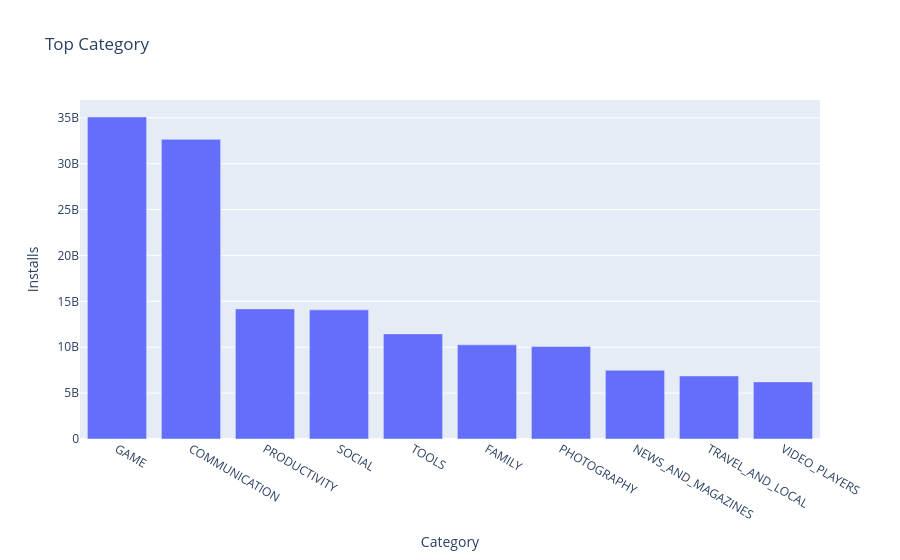

The cell this chart's notebook holds for it:
### Code cell
fig=px.bar(
    install_sum.head(10).reset_index(),
    x="Category",
    y="Installs",
    title="Top Category")
fig.show()

### Figure 1 — Plotly figure (JSON) as saved in the notebook; plotly's stock layout.template omitted (floating-point values rounded to 4 significant figures)
{"data": [{"hovertemplate": "Category=%{x}<br>Installs=%{y}<extra></extra>", "legendgroup": "", "marker": {"color": "#636efa", "pattern": {"shape": ""}}, "name": "", "orientation": "v", "showlegend": false, "textposition": "auto", "type": "bar", "x": ["GAME", "COMMUNICATION", "PRODUCTIVITY", "SOCIAL", "TOOLS", "FAMILY", "PHOTOGRAPHY", "NEWS_AND_MAGAZINES", "TRAVEL_AND_LOCAL", "VIDEO_PLAYERS"], "xaxis": "x", "y": [35086024415, 32647276251, 14176091369, 14069867902, 11452771915, 10258263505, 10088247655, 7496317760, 6868887146, 6222002720], "yaxis": "y"}], "layout": {"barmode": "relative", "legend": {"tracegroupgap": 0}, "title": {"text": "Top Category"}, "xaxis": {"anchor": "y", "domain": [0, 1], "title": {"text": "Category"}}, "yaxis": {"anchor": "x", "domain": [0, 1], "title": {"text": "Installs"}}}}
